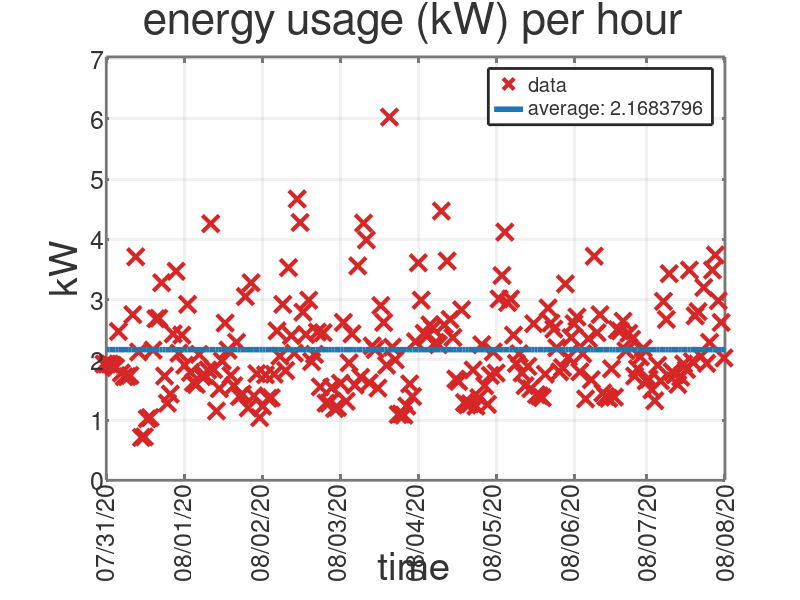

Write the MATLAB code that produced this figure.
% plot of energy usage
% @file graph_usage.m
% @author Pavan Dayal

% generate data
data = load('usage.csv');
date = floor(data(:,1));
yr = floor(date / 10000);
mo = floor((date - yr*10000) / 100);
da = floor(date - yr*10000 - mo*100);
hr = data(:,2);
x = datenum([yr, mo, da, hr, zeros(size(hr)), zeros(size(hr))]);
y = data(:,3);
avgy = mean(y)*ones(size(x));

% plot options
resx = 1280;
resy = 720;

% matplotlib colors
% blue:     #1f77b4
% orange:   #ff7f0e
% green:    #2ca02c
% red:      #d62728
% lavender: #9467bd
% brown:    #8c564b

% plot data
H = figure('position', [1,1,resx,resy]);
hold on;

plot(x, y, 'x', ...
    'displayname', 'data', ...
    'color', [214/255, 39/255, 40/255], ...
    'linewidth', 3, ...
    'markersize', 12 ...
);

xticks(linspace(x(1), x(end), floor(length(x)/24)));
datetick('x', '%D', 'keepticks');

plot(x, avgy, '-', ...
    'displayname', sprintf('average: %.7f', mean(y)), ...
    'color', [31/255, 119/255, 180/255], ...
    'linewidth', 4 ...
);

xlim([min(x), max(x)]);
ylim([0,max(y)+1]);

L = legend();
set(L, ...
    'fontsize', 18, ...
    'linewidth', 2, ...
    'textcolor', [0.2, 0.2, 0.2] ...
);

% https://octave.org/doc/v4.2.2/Axes-Properties.html
A = get(H, 'currentaxes');
set(A, ...
    'fontsize', 16, ...
    'linewidth', 2, ...
    'xcolor', [120/255,120/255,120/255], ...
    'ycolor', [120/255,120/255,120/255], ...
    'box', 'on', ...
    'xgrid', 'on', ...
    'ygrid', 'on', ...
    'gridalpha', 0.1 ...
);


% https://octave.org/doc/v4.2.2/Text-Properties.html
Xl = xlabel(sprintf('time\n'), ...
    'fontweight', 'normal', ...
    'fontsize', 28, ...
    'color', [0.2, 0.2 ,0.2] ...
);
set(Xl, 'position', get(Xl,'position')+[0,-0.8,0]);

xlabels = xticklabels();
xt_x = xticks();
xt_y = repmat(get(Xl, 'position')(2) + 1.1, length(xt_x), 1);
set(A, 'xticklabel', []);
xt_H = text(xt_x, xt_y, xlabels);
set(xt_H, ...
    'rotation', 90, ...
    'horizontalalignment', 'right', ...
    'fontweight', 'normal', ...
    'fontsize', 18, ...
    'color', [0.2, 0.2 ,0.2] ...
);

Yl = ylabel('kW', ...
    'fontweight', 'normal', ...
    'fontsize', 28, ...
    'color', [0.2, 0.2 ,0.2] ...
);
set(Yl, 'position', get(Yl,'position')+[-0.2,0,0]);

ylabels = yticklabels();
yt_y = yticks();
yt_x = repmat(get(Yl, 'position')(1)+0.2, length(yt_y), 1);
set(A, 'yticklabel', []);
yt_H = text(yt_x, yt_y, ylabels);
set(yt_H, ...
    'fontweight', 'normal', ...
    'fontsize', 18, ...
    'color', [0.2, 0.2 ,0.2] ...
);

title('energy usage (kW) per hour', ...
    'fontweight', 'normal', ...
    'fontsize', 32, ...
    'color', [0.2, 0.2, 0.2] ...
);

print('usage.png', '-dpng', sprintf('-S%d,%d', resx, resy));
